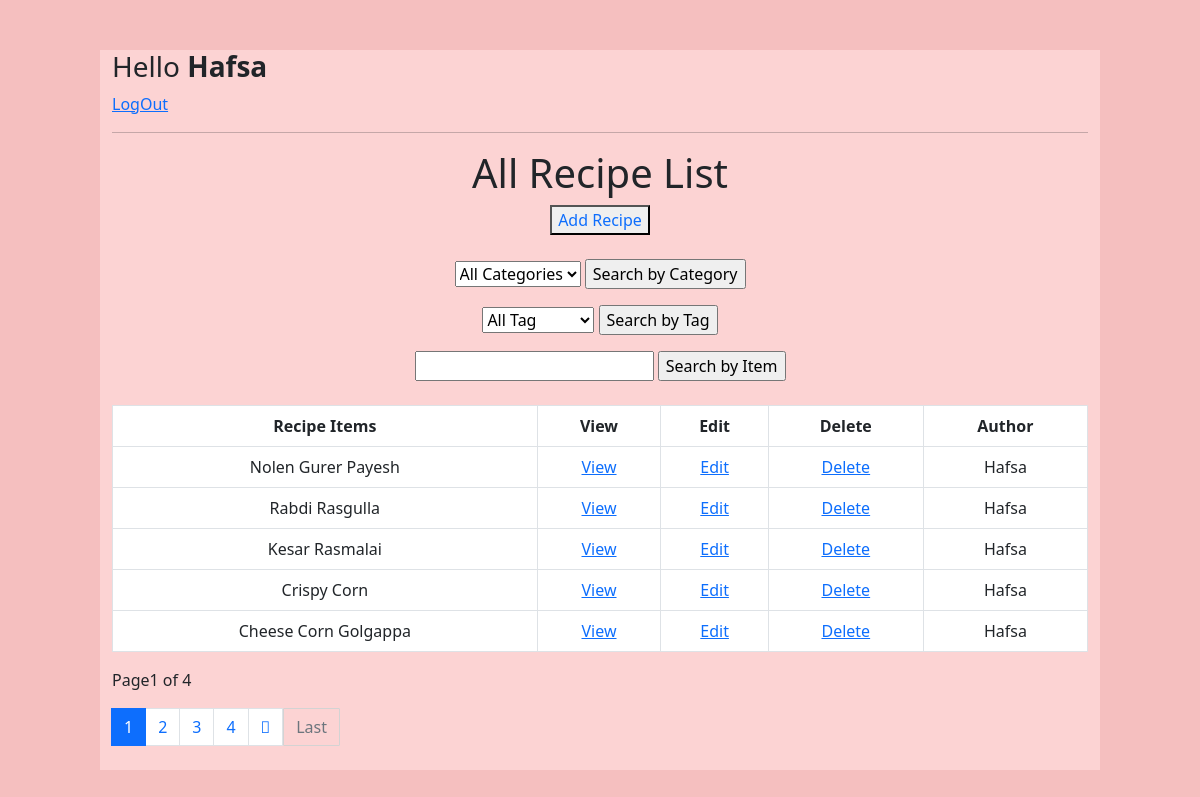
The app's page / (signed in) with its own data.
### DjangoRecipeApp/models.py (models this page shows, shortened)
class RecipeDetails(models.Model):
    user = models.ForeignKey(User, on_delete=models.CASCADE,default=None)
    title = models.CharField(max_length=200)
    category = models.ManyToManyField(Category_Tag)
    description = models.TextField(null=True, blank=True)
    ingredientList = models.TextField(default='Item1')
    introduction = models.TextField(default='Take a bowl.')
    image = models.ImageField(upload_to='images/',null=True,blank=True)
    video = models.FileField(upload_to='videos/', null=True, verbose_name="Video",blank=True)
    createdTime = models.DateTimeField(auto_now_add=True)
    tags = TaggableManager(blank=True)
    class Meta:
        ordering = ['createdTime']

### DjangoRecipeApp/views.py (the view)
# urls.py: path('', Recipe_List.as_view(), name='Recipe_List'),
class Recipe_List(LoginRequiredMixin, ListView):
    model = RecipeDetails
    context_object_name = "Recipes"
    paginate_by = 5
    def get_queryset(self):
        queryset = super().get_queryset()
        search_input = self.request.GET.get('search-area') or ''
        search_category = self.request.GET.get('search-category') or ''
        search_tag = self.request.GET.get('search-tag') or ''
        if search_input:
            queryset = queryset.filter(title__icontains=search_input)
        if search_category:
            queryset = queryset.filter(category__name=search_category)
        if search_tag:
            queryset = queryset.filter(tags__name=search_tag)
        return queryset
    def get_context_data(self, *, object_list=None, **kwargs):
        context = super().get_context_data(**kwargs)
        context['categories'] = Category_Tag.objects.all()
        context['tags'] = Tag.objects.all()
        context['search_input'] = self.request.GET.get('search-area') or ''
        context['search_category'] = self.request.GET.get('search-category') or ''
        context['search_tag'] = self.request.GET.get('search-tag') or ''
        return context

### DjangoRecipeApp/templates/DjangoRecipeApp/recipedetails_list.html (shortened to what this page needs)
<!DOCTYPE html>
<html lang="en">
<head>
</head>
<body>
    {% extends 'DjangoRecipeApp/main.html' %}
    {% block content %}
    <div class="header-bar">
        {% if request.user.is_authenticated %}
        <h3>Hello <strong>{{request.user}}</strong></h3>
        <a href="{% url 'user-logout' %}">LogOut</a>
        {% else %}
             <a href="{% url 'user-login' %}">LogIn</a>
        {%endif%}
    </div>
    <hr>
    <div  style="text-align: center">
        <h1  >All Recipe List</h1>
        <button><a href="{% url 'recipe-create'%}" style="text-decoration: none">Add Recipe</a>
        </button> <br><br>
        <form method="get" >
            <p>
                <select name="search-category">
                    <option value="">All Categories</option>
                </select>
            <input type="submit" value="Search by Category">
            </p>
            <p>
                <select name="search-tag">
                    <option value="">All Tag</option>
                </select>
            <input type="submit" value="Search by Tag">
            </p>
            <input type="text" name="search-area" value="{{search_input}}">
            <input type="submit" value="Search by Item">
        </form>
    </div>
    <br>
     {% if Recipes %}
    <table class="table table-bordered text-center ">
        <tr>
            <th>Recipe Items</th>
            <th>View</th>
            <th>Edit</th>
            <th>Delete</th>
            <th>Author</th>
        </tr>
        {% for x in Recipes %}
            <tr>
                <td>{{x.title}}</td>
                <td><a href="{% url 'Recipe_Details' x.id %}">View</a></td>
                {% if request.user == x.user %}
                    <td><a href="{% url 'recipe-update' x.id %}">Edit</a></td>
                    <td><a href="{% url 'recipe-delete' x.id %}">Delete</a></td>
                {% else %}
                    <td>__</td>
                    <td>__</td>
                {% endif %}
                <td>{{x.user}}</td>
            </tr>
        {% empty %}
        <h3>No items in list</h3>
        {% endfor %}
    </table>
    {% else %}
    <h3>No items in list</h3>
    {% endif %}
    <p>
        Page{{page_obj.number}} of {{page_obj.paginator.num_pages}}
    </p>
    <nav>
        {% if page_obj.has_other_pages %}
        <ul class="pagination">
            {% for i in page_obj.paginator.page_range %}
            {% if page_obj.number == i %}
            <li class="page-item active"><span class="page-link">{{i}}</span></li>
            {% else %}
            <li class="page-item"><a class="page-link" href="?page={{i}}">{{i }}</a></li>
            {% endif %}
            {% endfor %}
            {% if page_obj.has_next %}
            <li class="page-item"><a class="page-link" href="?page={{page_obj.next_page_number}}"><i class="fas fa-angle-double-right"></i></a> </li>
            <a href="?page={{page_obj.paginator.num_pages}}" class="btn btn-outline-secondary mb-4" style="border-radius: 1px; border: 1px solid #d3d3d3">Last</a>
            {% else %}
            <li class="page-item disable"></li>
            {% endif %}
        </ul>
        {% endif %}
    </nav>
    {% endblock content %}

### DjangoRecipeApp/static/myStyle.css (style rules this page uses)
body { background: #f5bfbf; padding: 50px; }

### records on screen
RecipeDetails: title "Nolen Gurer Payesh", shows "Edit", user "Hafsa"
RecipeDetails: title "Rabdi Rasgulla", shows "Edit", user "Hafsa"
RecipeDetails: title "Kesar Rasmalai", shows "Edit", user "Hafsa"
RecipeDetails: title "Crispy Corn", shows "Edit", user "Hafsa"
RecipeDetails: title "Cheese Corn Golgappa", shows "Edit", user "Hafsa"

### other values on screen
{{ request.user }} "Hafsa"
{{ page_obj.number }} "1"
{{ page_obj.paginator.num_pages }} "4"
{{ i }} "1"
{{ i }} "2" "3" "4"
